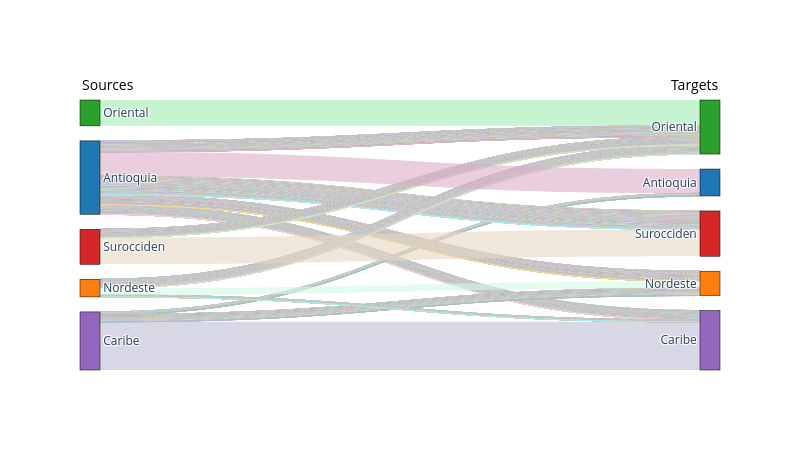

The code cell stored with this chart in its notebook:
### Code cell
dispatch_tx = pd.read_csv(model_outputs_path+'DispatchTx.csv')

sw.dispatch.plot_sankey(dispatch_tx, model_inputs_path, model_outputs_path)

### Figure 1 — Plotly figure (JSON) as saved in the notebook; plotly's stock layout.template omitted (floating-point values rounded to 4 significant figures; data arrays with more than 128 entries replaced by an {"elided": "..."} marker saying what was removed)
{"data": [{"link": {"color": {"elided": "18821 str values"}, "source": {"elided": "18821 int values"}, "target": {"elided": "18821 int values"}, "value": {"elided": "18821 float values"}}, "node": {"color": ["#1f77b4", "#ff7f0e", "#2ca02c", "#d62728", "#9467bd", "#1f77b4", "#ff7f0e", "#2ca02c", "#d62728", "#9467bd"], "label": ["Antioquia", "Nordeste", "Oriental", "Surocciden", "Caribe", "Antioquia", "Nordeste", "Oriental", "Surocciden", "Caribe"], "line": {"color": "black", "width": 0.5}, "pad": 15, "thickness": 20}, "type": "sankey"}], "layout": {"annotations": [{"font": {"color": "black", "size": 14}, "showarrow": false, "text": "Sources", "x": 0, "xref": "paper", "y": 1.1, "yref": "paper"}, {"font": {"color": "black", "size": 14}, "showarrow": false, "text": "Targets", "x": 1, "xref": "paper", "y": 1.1, "yref": "paper"}], "height": 450, "width": 800}}
